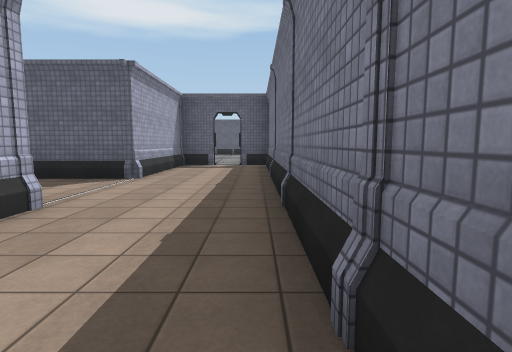
[1] (above)

16 first-person views from a walk through a scene from a Unity 3-D project. The camera is 1.44 m above the floor, tilts 6° down and sees 80° across. Doors are open. The floor is counted in squares, 2.56 m on a side. Each view is taken from the middle of a square. On the plan, view 1 faces up. The plan holds only what a view shows up to about 9 squares ahead; the rest is blank. The place goes on beyond the plan. The player character is not drawn. Surface patterns are stand-ins for the level's own textures.

[2]
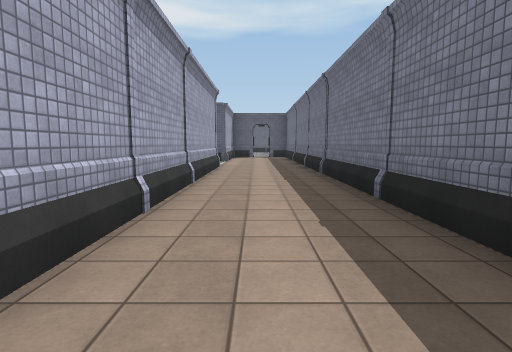

[3]
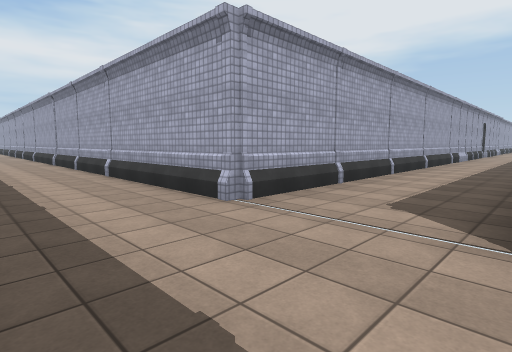

[4]
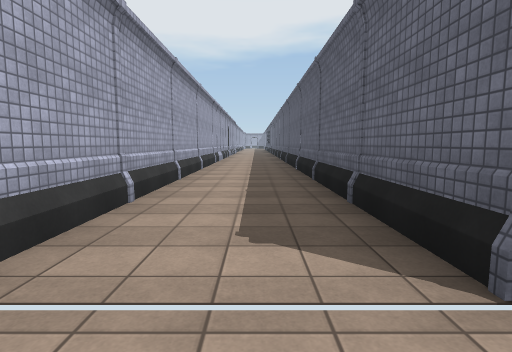

[5]
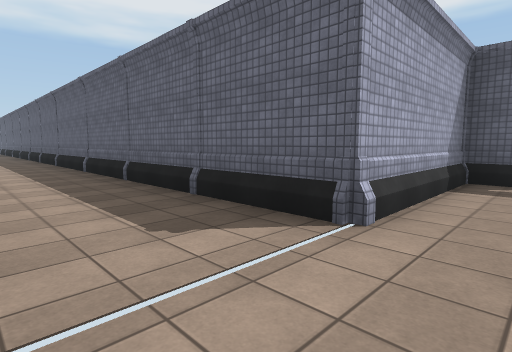

[6]
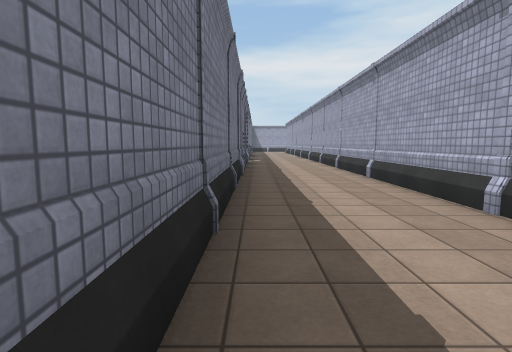

[7]
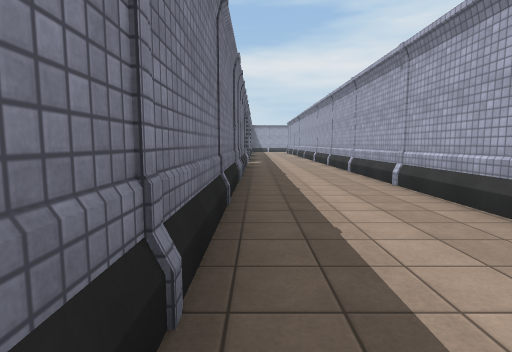

[8]
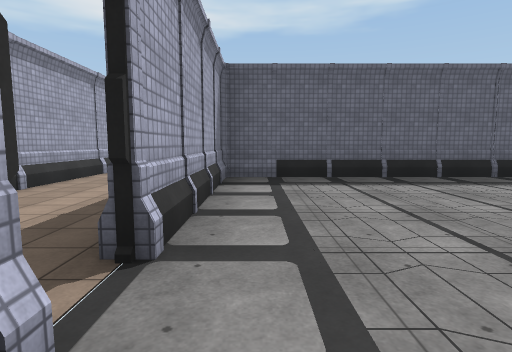

[9]
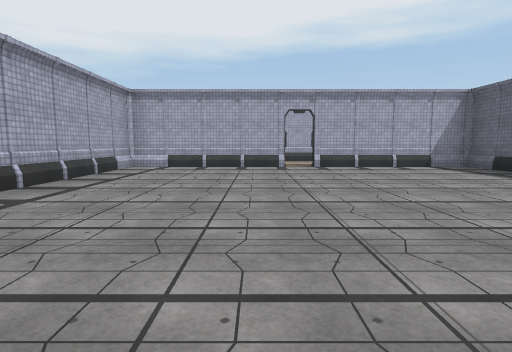

[10]
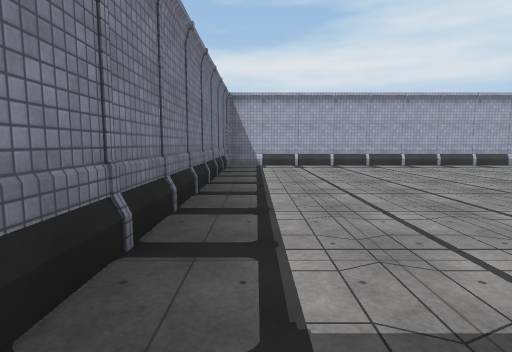

[11]
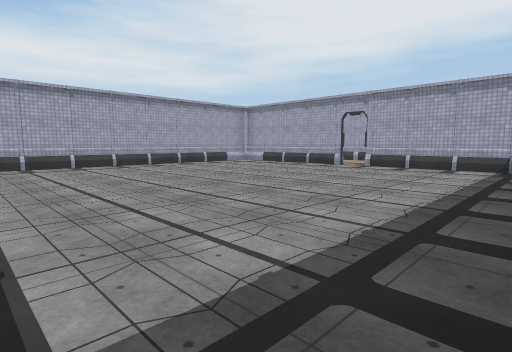

[12]
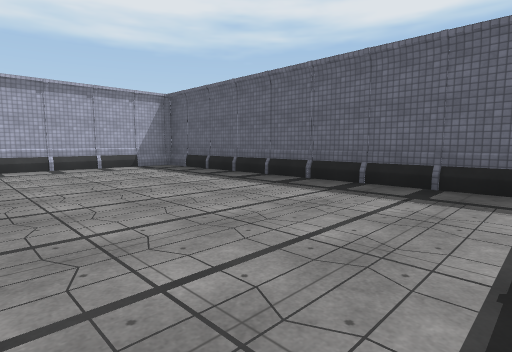

[13]
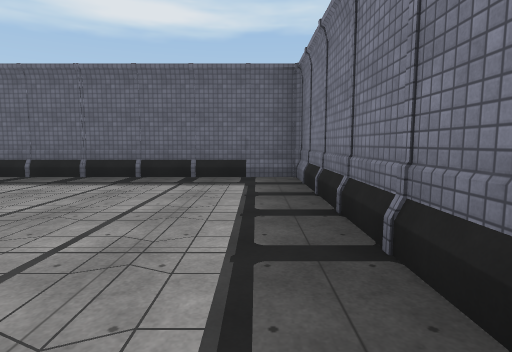

[14]
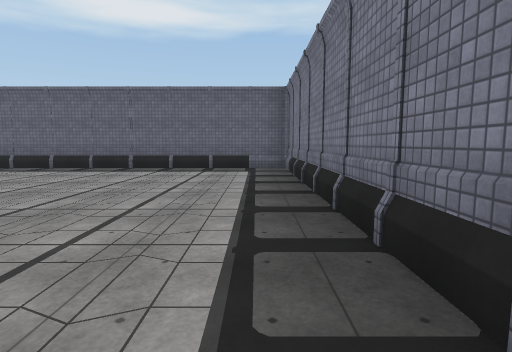

[15]
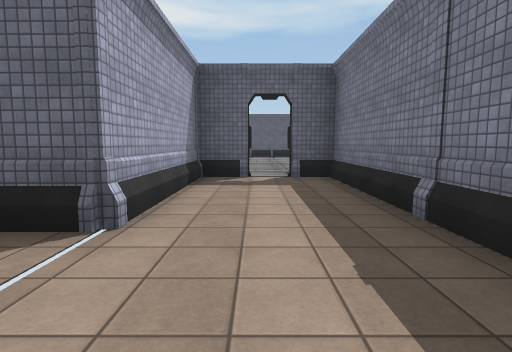

[16]
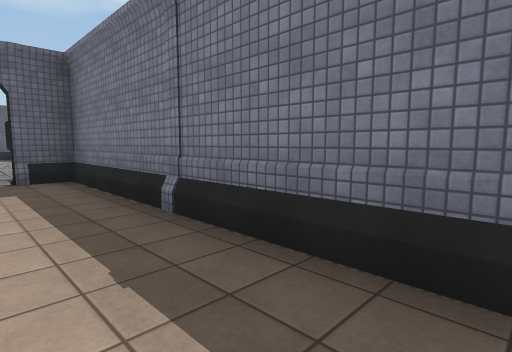

### Floor plan
Points are (right, up) in squares from view 1. A wall is a line through its corners. A room is listed if a view was taken in it or the views show most of it. See-through windows are left out.
Room 1 (views 1, 2, 3, 4, 5, 6, 7, 15, 16)
walls: (-10.5, 2.7) (-2, 2.7) (-2, -6.4); (0.3, -6.4) (0.3, 8.2) (-2, 8.2) (-2, 5) (-11.9, 5)
ways out: opening at (-1, -7); open door at (-1, 8)
Room 2 (views 8, 9, 10, 11, 12, 13, 14)
walls: (0.5, -12.1) (0.5, -16.1) (8.8, -16.1) (8.8, -7.8) (0.5, -7.8) (0.5, -11.6)
ways out: open door at (0, -12)

Where each view was taken, in squares from view 1:
view 1: 0 up, 0 right, facing up
view 2: 5 down, 1 left, facing up
view 3: 5 up, 0 right, facing down-left
view 4: 4 up, 1 left, facing left
view 5: 3 up, 1 left, facing up-left
view 6: 2 down, 0 right, facing down
view 7: 3 down, 0 right, facing down
view 8: 13 down, 1 right, facing up
view 9: 13 down, 8 right, facing left
view 10: 8 down, 8 right, facing down
view 11: 8 down, 8 right, facing down-left
view 12: 12 down, 8 right, facing up-left
view 13: 13 down, 8 right, facing up
view 14: 15 down, 8 right, facing up
view 15: 3 up, 1 left, facing up
view 16: 3 up, 1 left, facing up-right
